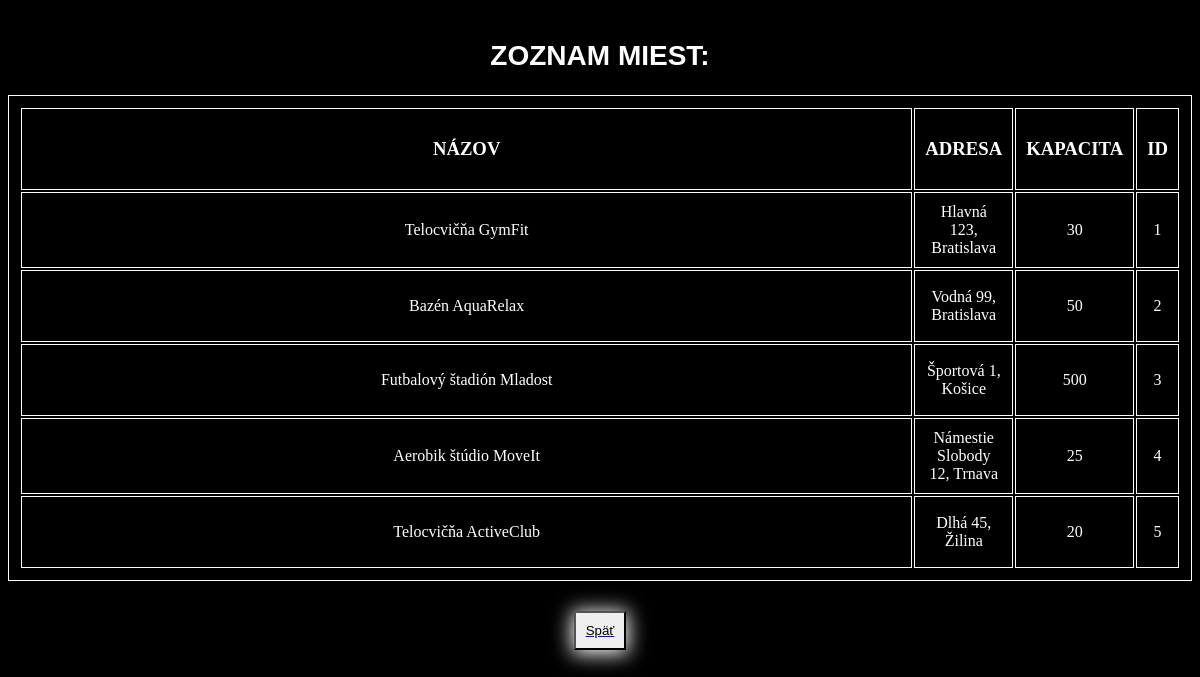
Screenshot of /miesta with the database file from the repository.
### app.py (models this page shows)
class Miesta(db.Model):
    __tablename__="Miesta"
    Id_miesta           =db.Column(db.Integer, primary_key=True)
    Nazov_miesta        =db.Column(db.String)
    Adresa              =db.Column(db.String)
    Kapacita            =db.Column(db.Integer)

### app.py (the view)
@app.route('/miesta')
def zobraz_miesta():
    miesta=Miesta.query.all()
    return render_template("miesta.html", miesta=miesta)

### app.py (called while the page is built)
@app.before_request
def set_lang():
    lang = request.args.get("lang")
    if lang is None:
        lang = session.get("lang", "sk")  # 3. fallback na "sk"
    if lang not in SUPPORTED:
        lang = "slotovcina"
    session["lang"] = lang
    g.t = TRANSLATIONS[lang]

@app.context_processor
def inject_translations():
    return dict(t=g.t)

### templates/miesta.html (shortened to what this page needs)
<!DOCTYPE html>
<html>
<head>
    <link rel="stylesheet" href="{{ url_for('static', filename='main.css') }}">
</head>
<body>
    <h2>Zoznam miest:</h2>
    <table>
         <tr>
                <td><h3>NÁZOV</h3></td>
                <td><h3>ADRESA</h3></td>
                <td><h3>KAPACITA</h3></td>
                <td><h3>ID</h3></td>
            </tr>
    {% for miesto in miesta: %}
            <tr>
                <td>{{ miesto.Nazov_miesta }}</td>
                <td> {{miesto.Adresa}}</td>
                <td>{{miesto.Kapacita}}</td>
                <td>{{miesto.Id_miesta}}</td>
            </tr>
    {% endfor %}
    </table>
    <a href="/"><button>Späť</button></a>
</body>
</html>

### static/main.css (style rules this page uses)
h1,h2 { color: white; font-family: Arial, sans-serif; font-size: 28px; text-align: center; margin-top: 40px; text-transform: uppercase; }
button { display: block; margin: auto; margin-top: 30px; padding: 10px; border-radius: 0px; box-shadow: 0px 2px 20px 2px white; }
table { width: auto; border: 1px solid white; padding: 10px; }
th,td,tr { border: 1px solid white; color: white; text-align: center; width: 100%; height: 50px; padding: 10px; }
html { background-color: black; }

### rows the page displays
Miesta: Nazov_miesta "Telocvičňa GymFit", Adresa "Hlavná 123, Bratislava", Kapacita "30", Id_miesta "1"
Miesta: Nazov_miesta "Bazén AquaRelax", Adresa "Vodná 99, Bratislava", Kapacita "50", Id_miesta "2"
Miesta: Nazov_miesta "Futbalový štadión Mladost", Adresa "Športová 1, Košice", Kapacita "500", Id_miesta "3"
Miesta: Nazov_miesta "Aerobik štúdio MoveIt", Adresa "Námestie Slobody 12, Trnava", Kapacita "25", Id_miesta "4"
Miesta: Nazov_miesta "Telocvičňa ActiveClub", Adresa "Dlhá 45, Žilina", Kapacita "20", Id_miesta "5"
